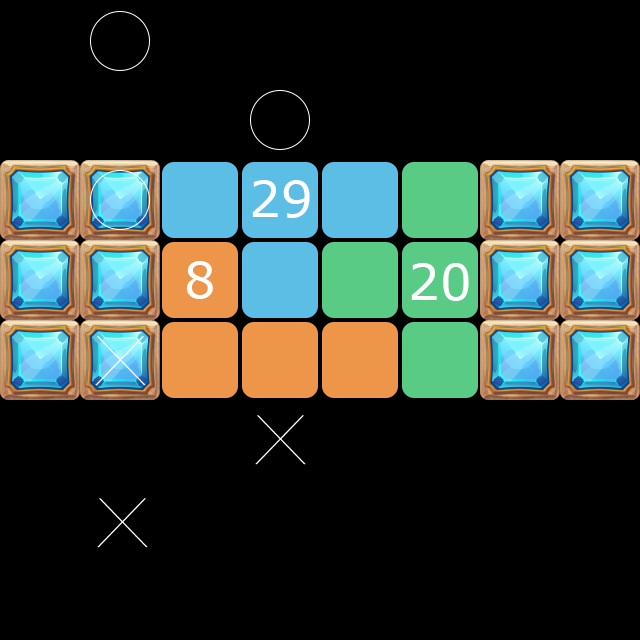

A level layout from a 2D game, rendered from its tile map. Below: a short description, then the map file with its tile-grid data intact:
An orthogonal 8x8 tile map with 80x80 px tiles, 2 tile layers (块层 3, 块层 4), 4 hidden layers not drawn, 2 tilesets.

<map version="1.0" tiledversion="1.1.5" orientation="orthogonal" renderorder="right-down" width="8" height="8" tilewidth="80" tileheight="80" infinite="0" nextobjectid="1">
 <tileset firstgid="1" name="tile" tilewidth="80" tileheight="80" tilecount="7" columns="7">
  <image source="tilesetb.png" width="560" height="80" />
 </tileset>
 <tileset firstgid="8" name="tileset" tilewidth="400" tileheight="400" tilecount="36" columns="6">
  <image source="tileset2.png" width="2400" height="2400" />
 </tileset>
 <layer name="块层 3" width="8" height="8">
  <data encoding="csv">
0,0,0,0,0,0,0,0,
0,0,0,0,0,0,0,0,
1,1,0,0,0,0,1,1,
1,1,0,0,0,0,1,1,
1,1,0,0,0,0,1,1,
0,0,0,0,0,0,0,0,
0,0,0,0,0,0,0,0,
0,0,0,0,0,0,0,0
</data>
 </layer>
 <layer name="块层 4" width="8" height="8">
  <properties>
   <property name="order" value="201" />
   <property name="sBlanks" type="int" value="0" />
   <property name="spos0" value="12" />
   <property name="spos1" value="10" />
   <property name="spos2" value="31" />
  </properties>
  <data encoding="csv">
0,0,0,0,0,0,0,0,
0,0,0,0,0,0,0,0,
0,0,0,0,0,0,0,0,
0,0,0,0,0,0,0,0,
0,37,0,0,0,0,0,0,
0,0,0,28,0,0,0,0,
0,16,0,0,0,0,0,0,
0,0,0,0,0,0,0,0
</data>
 </layer>
 <layer name="块层 1" width="8" height="8" visible="0">
  <data encoding="csv">
0,0,4,4,4,0,0,0,
0,0,6,6,6,0,0,0,
0,0,6,6,6,0,0,0,
0,0,6,6,6,0,0,0,
0,0,0,0,0,0,0,0,
0,0,6,6,4,0,0,0,
0,0,6,6,4,0,0,0,
0,0,6,6,6,0,0,0
</data>
 </layer>
 <layer name="块层 2" width="8" height="8" visible="0">
  <properties>
   <property name="order" value="1" />
   <property name="sBlanks" type="int" value="2" />
   <property name="spos0" value="12" />
  </properties>
  <data encoding="csv">
0,0,0,0,0,0,0,0,
0,0,0,0,0,0,0,0,
0,0,0,0,0,0,0,0,
0,0,0,0,0,0,0,0,
0,0,0,0,0,0,0,0,
0,0,0,0,0,0,0,0,
0,9,0,0,0,0,0,0,
0,0,0,0,0,0,0,0
</data>
 </layer>
 <layer name="块层 5" width="8" height="8" visible="0">
  <data encoding="csv">
0,0,0,1,1,0,0,0,
0,0,0,1,1,0,0,0,
0,0,0,4,4,0,0,0,
1,1,4,0,0,4,1,1,
1,1,4,0,0,4,1,1,
0,0,0,4,4,0,0,0,
0,0,0,1,1,0,0,0,
0,0,0,1,1,0,0,0
</data>
 </layer>
 <layer name="块层 6" width="8" height="8" visible="0">
  <properties>
   <property name="sBlanks" type="int" value="2" />
  </properties>
  <data encoding="csv">
0,0,0,0,0,0,0,0,
0,0,0,0,0,0,0,0,
0,0,0,0,0,0,0,0,
0,0,0,0,0,0,0,0,
0,0,0,0,0,0,0,0,
0,12,0,0,0,0,0,0,
0,0,0,0,0,0,0,0,
0,0,0,0,0,0,0,0
</data>
 </layer>
</map>
